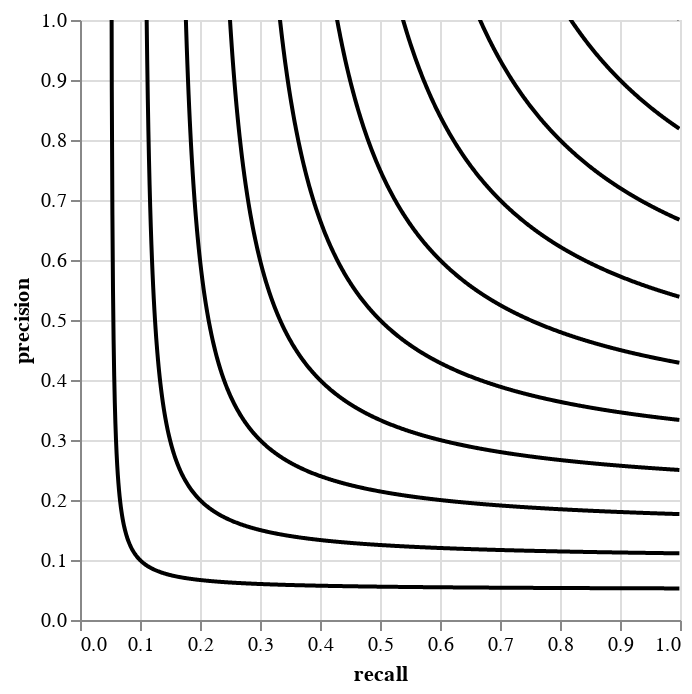

The notebook cell saved with this chart:
### Code cell
f1_scores = np.arange(0.1, 1.01, 0.1)

f1_contours = (
    pl.DataFrame(
        {
            "f1": np.array([[f1] * 1000 for f1 in f1_scores]).flatten(),
            "recall": list(zero_to_one) * 10,
        }
    )
    .filter(2 * pl.col("recall") - pl.col("f1") != 0)
    .with_columns(
        (pl.col("f1") * pl.col("recall") / (2 * pl.col("recall") - pl.col("f1"))).alias(
            "precision"
        )
    )
    .filter(pl.col("precision") > 0)
)

f1_contour_plot = alt.layer(
    *[
        (
            alt.Chart(f1_contours.filter(pl.col("f1") == f1))
            .mark_line()
            .encode(
                x="recall",
                y=alt.Y("precision").scale(domain=(0, 1)),
                color=alt.value("#000000"),
                tooltip=["f1"],
            )
        )
        for f1 in f1_scores
    ]
).interactive()

f1_contour_plot

### Figure 1 — Vega-Lite specification as saved in the notebook (floating-point values rounded to 4 significant figures; data arrays with more than 128 entries replaced by an {"elided": "..."} marker saying what was removed)
{"config": {"view": {"continuousWidth": 300, "continuousHeight": 300}}, "layer": [{"data": {"name": "data-a68647a54262ae16d3885269b71f44e4"}, "mark": {"type": "line"}, "encoding": {"color": {"value": "#000000"}, "tooltip": [{"field": "f1", "type": "quantitative"}], "x": {"field": "recall", "type": "quantitative"}, "y": {"field": "precision", "scale": {"domain": [0, 1]}, "type": "quantitative"}}, "name": "view_41"}, {"data": {"name": "data-c3cf531c05b34be25eb25722bc132761"}, "mark": {"type": "line"}, "encoding": {"color": {"value": "#000000"}, "tooltip": [{"field": "f1", "type": "quantitative"}], "x": {"field": "recall", "type": "quantitative"}, "y": {"field": "precision", "scale": {"domain": [0, 1]}, "type": "quantitative"}}}, {"data": {"name": "data-1e5726e27dfae1efd3e71c34d8676055"}, "mark": {"type": "line"}, "encoding": {"color": {"value": "#000000"}, "tooltip": [{"field": "f1", "type": "quantitative"}], "x": {"field": "recall", "type": "quantitative"}, "y": {"field": "precision", "scale": {"domain": [0, 1]}, "type": "quantitative"}}}, {"data": {"name": "data-5680f06eb424d6d60cef8d98706a984b"}, "mark": {"type": "line"}, "encoding": {"color": {"value": "#000000"}, "tooltip": [{"field": "f1", "type": "quantitative"}], "x": {"field": "recall", "type": "quantitative"}, "y": {"field": "precision", "scale": {"domain": [0, 1]}, "type": "quantitative"}}}, {"data": {"name": "data-048653b53169bcca537d36adf03192a1"}, "mark": {"type": "line"}, "encoding": {"color": {"value": "#000000"}, "tooltip": [{"field": "f1", "type": "quantitative"}], "x": {"field": "recall", "type": "quantitative"}, "y": {"field": "precision", "scale": {"domain": [0, 1]}, "type": "quantitative"}}}, {"data": {"name": "data-bab5a80c2db872949e872031747ef46f"}, "mark": {"type": "line"}, "encoding": {"color": {"value": "#000000"}, "tooltip": [{"field": "f1", "type": "quantitative"}], "x": {"field": "recall", "type": "quantitative"}, "y": {"field": "precision", "scale": {"domain": [0, 1]}, "type": "quantitative"}}}, {"data": {"name": "data-cf6891fdd73f3683291d6fd644aadeed"}, "mark": {"type": "line"}, "encoding": {"color": {"value": "#000000"}, "tooltip": [{"field": "f1", "type": "quantitative"}], "x": {"field": "recall", "type": "quantitative"}, "y": {"field": "precision", "scale": {"domain": [0, 1]}, "type": "quantitative"}}}, {"data": {"name": "data-22614f7d2590180d3c01f1d246ff0635"}, "mark": {"type": "line"}, "encoding": {"color": {"value": "#000000"}, "tooltip": [{"field": "f1", "type": "quantitative"}], "x": {"field": "recall", "type": "quantitative"}, "y": {"field": "precision", "scale": {"domain": [0, 1]}, "type": "quantitative"}}}, {"data": {"name": "data-afffb674e96e13e86c682b21ee30fcb0"}, "mark": {"type": "line"}, "encoding": {"color": {"value": "#000000"}, "tooltip": [{"field": "f1", "type": "quantitative"}], "x": {"field": "recall", "type": "quantitative"}, "y": {"field": "precision", "scale": {"domain": [0, 1]}, "type": "quantitative"}}}, {"data": {"name": "data-3c6cb7de9336578347a750f35138da0e"}, "mark": {"type": "line"}, "encoding": {"color": {"value": "#000000"}, "tooltip": [{"field": "f1", "type": "quantitative"}], "x": {"field": "recall", "type": "quantitative"}, "y": {"field": "precision", "scale": {"domain": [0, 1]}, "type": "quantitative"}}}], "params": [{"name": "param_57", "select": {"type": "interval", "encodings": ["x", "y"]}, "bind": "scales", "views": ["view_41"]}], "$schema": "https://vega.github.io/schema/vega-lite/v5.17.0.json", "datasets": {"data-a68647a54262ae16d3885269b71f44e4": {"elided": "949 records"}, "data-c3cf531c05b34be25eb25722bc132761": {"elided": "899 records"}, "data-1e5726e27dfae1efd3e71c34d8676055": {"elided": "849 records"}, "data-5680f06eb424d6d60cef8d98706a984b": {"elided": "799 records"}, "data-048653b53169bcca537d36adf03192a1": {"elided": "749 records"}, "data-bab5a80c2db872949e872031747ef46f": {"elided": "699 records"}, "data-cf6891fdd73f3683291d6fd644aadeed": {"elided": "649 records"}, "data-22614f7d2590180d3c01f1d246ff0635": {"elided": "599 records"}, "data-afffb674e96e13e86c682b21ee30fcb0": {"elided": "549 records"}, "data-3c6cb7de9336578347a750f35138da0e": {"elided": "499 records"}}}
